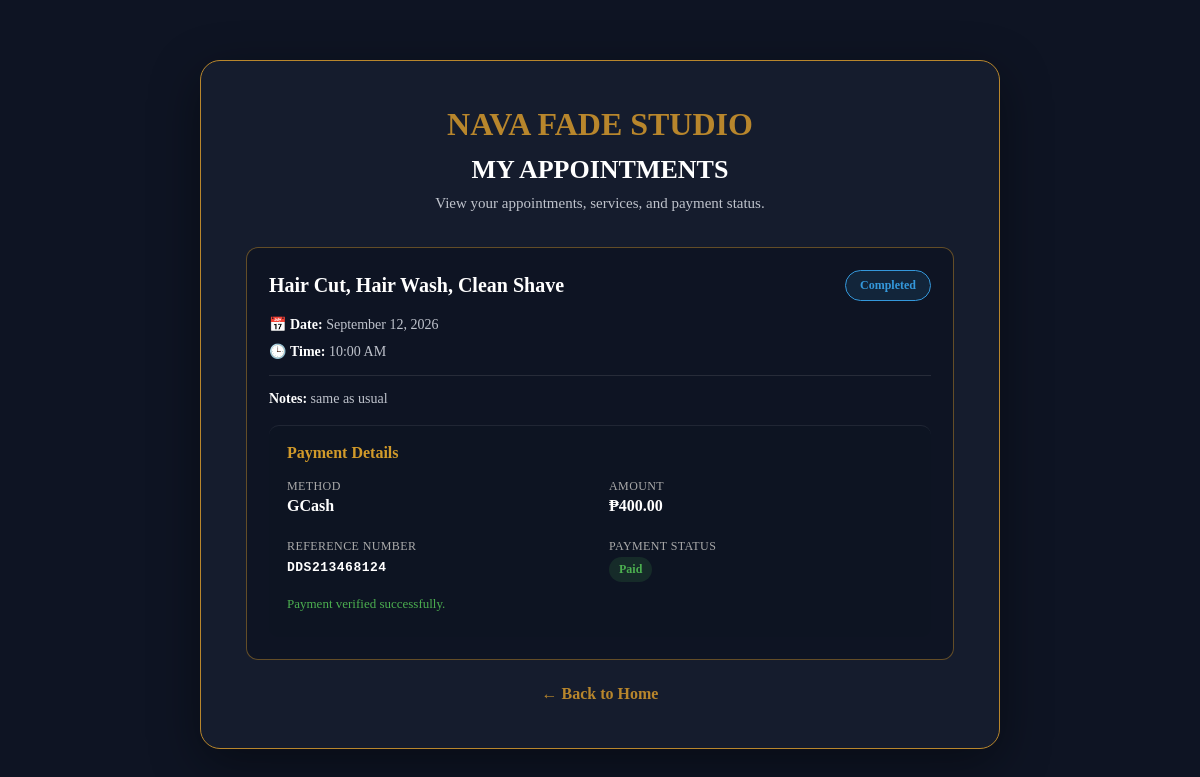
Screenshot of /appointments.php (signed in) with the database file from the repository.
### tables this page shows
CREATE TABLE `payments` (
  `id` int(11) NOT NULL,
  `customer_id` int(11) NOT NULL,
  `order_id` int(11) DEFAULT NULL,
  `appointment_id` int(11) DEFAULT NULL,
  `payment_method` enum('Cash','GCash') NOT NULL,
  `reference_number` varchar(100) DEFAULT NULL,
  `receipt_image` varchar(255) DEFAULT NULL,
  `amount` decimal(10,2) NOT NULL DEFAULT 0.00,
  `status` enum('Pending','Paid','Failed') NOT NULL DEFAULT 'Pending',
  `paid_at` datetime DEFAULT NULL,
  `created_at` timestamp NOT NULL DEFAULT current_timestamp()
);

CREATE TABLE `appointments` (
  `id` int(11) NOT NULL,
  `customer_id` int(11) NOT NULL,
  `service` varchar(255) NOT NULL,
  `appointment_date` date NOT NULL,
  `appointment_time` time NOT NULL,
  `notes` text DEFAULT NULL,
  `status` enum('Pending','Confirmed','Completed','Cancelled') NOT NULL DEFAULT 'Pending',
  `created_at` timestamp NOT NULL DEFAULT current_timestamp()
);

### appointments.php (the view, shortened to what this page needs)
<?php
$database = new Database();
$db = $database->connect();
$customer_id = $_SESSION["customer_id"];
try {
    $appointment_query = $db->prepare("
        SELECT
            a.id,
            a.service,
            a.appointment_date,
            a.appointment_time,
            a.notes,
            a.status,
            a.created_at,
            p.id AS payment_id,
            p.payment_method,
            p.reference_number,
            p.amount AS payment_amount,
            p.status AS payment_status,
            p.paid_at
        FROM appointments a
        LEFT JOIN payments p
            ON p.appointment_id = a.id
        WHERE a.customer_id = :customer_id
        ORDER BY
            a.appointment_date DESC,
            a.appointment_time DESC,
            a.id DESC
    ");
    $appointment_query->execute([
        ":customer_id" => $customer_id
    ]);
    $appointments =
        $appointment_query->fetchAll(PDO::FETCH_ASSOC);
} catch (PDOException $e) {
    $appointments = [];
    $error =
        "Unable to load your appointments.";
}
?>
<!DOCTYPE html>
<html lang="en">
<head>
    <link
        rel="stylesheet"
        href="assets/css/style.css"
    >
</head>
<body>
<section class="booking-page">
    <div class="booking-container appointments-container">
        <div class="booking-header">
            <h1>
                NAVA FADE STUDIO
            </h1>
            <h2>
                MY APPOINTMENTS
            </h2>
            <p>
                View your appointments, services, and payment status.
            </p>
        </div>
        <?php if (!empty($appointments)): ?>
            <div class="appointments-list">
                <?php foreach ($appointments as $appointment): ?>
                    <div class="appointment-card">
                        <div class="appointment-top">
                            <h3>
                                <?= htmlspecialchars(
                                    $appointment["service"]
                                ) ?>
                            </h3>
                            <span
                                class="
                                    appointment-status
                                    status-<?= strtolower(
                                        $appointment["status"]
                                    ) ?>
                                "
                            >
                                <?= htmlspecialchars(
                                    $appointment["status"]
                                ) ?>
                            </span>
                        </div>
                        <div class="appointment-details">
                            <p>
                                📅
                                <strong>Date:</strong>
                                <?= date(
                                    "F j, Y",
                                    strtotime(
                                        $appointment[
                                            "appointment_date"
                                        ]
                                    )
                                ) ?>
                            </p>
                            <p>
                                🕒
                                <strong>Time:</strong>
                                <?= date(
                                    "g:i A",
                                    strtotime(
                                        $appointment[
                                            "appointment_time"
                                        ]
                                    )
                                ) ?>
                            </p>
                            <?php if (
                                !empty(
                                    $appointment["notes"]
                                )
                            ): ?>
                                <p class="appointment-notes">
                                    <strong>
                                        Notes:
                                    </strong>
                                    <?= htmlspecialchars(
                                        $appointment["notes"]
                                    ) ?>
                                </p>
                            <?php endif; ?>
                        </div>
                        <div class="appointment-payment">
                            <h4>Payment Details</h4>
                            <?php if (!empty($appointment["payment_id"])): ?>
                                <?php
                                $paymentStatus = $appointment["payment_status"] ?? "Pending";
                                $paymentClass = "payment-pending";
                                if ($paymentStatus === "Paid") {
                                    $paymentClass = "payment-paid";
                                } elseif (
                                    $paymentStatus === "Cancelled" ||
                                    $paymentStatus === "Failed"
                                ) {
                                    $paymentClass = "payment-cancelled";
                                }
                                ?>
                                <div class="payment-grid">
                                    <p class="payment-item">
                                        <span class="payment-label">Method</span>
                                        <span class="payment-value">
                                            <?= htmlspecialchars($appointment["payment_method"]) ?>
                                        </span>
                                    </p>
                                    <p class="payment-item">
                                        <span class="payment-label">Amount</span>
                                        <span class="payment-value">
                                            ₱<?= number_format((float)$appointment["payment_amount"], 2) ?>
                                        </span>
                                    </p>
                                    <?php if ($appointment["payment_method"] === "GCash"): ?>
                                        <p class="payment-item">
                                            <span class="payment-label">Reference Number</span>
                                            <span class="payment-value reference-value">
                                                <?= !empty($appointment["reference_number"])
                                                    ? htmlspecialchars($appointment["reference_number"])
                                                    : "Not provided" ?>
                                            </span>
                                        </p>
                                    <?php endif; ?>
                                    <p class="payment-item">
                                        <span class="payment-label">Payment Status</span>
                                        <span class="payment-value">
                                            <span class="payment-status <?= $paymentClass ?>">
                                                <?= htmlspecialchars($paymentStatus) ?>
                                            </span>
                                        </span>
                                    </p>
                                </div>
                                <?php if ($paymentStatus === "Pending"): ?>
                                    <p class="pending-note">
                                        Your payment is waiting for admin verification.
                                    </p>
                                <?php elseif ($paymentStatus === "Paid"): ?>
                                    <p class="paid-note">
                                        Payment verified successfully.
                                    </p>
                                <?php elseif ($paymentStatus === "Cancelled"): ?>
                                    <p class="pending-note">
                                        This payment was cancelled.
                                    </p>
                                <?php elseif ($paymentStatus === "Failed"): ?>
                                    <p class="pending-note">
                                        This payment could not be verified.
                                    </p>
                                <?php endif; ?>
                            <?php else: ?>
                                <p class="pending-note">
                                    No payment record was found for this appointment.
                                </p>
                            <?php endif; ?>
                        </div>
                    </div>
                <?php endforeach; ?>
            </div>
        <?php endif; ?>
        <div class="booking-back">
            <a href="index.php">
                ← Back to Home
            </a>
        </div>
    </div>
</section>
</body>
</html>

### assets/css/style.css (style rules this page uses)
* { margin: 0; padding: 0; box-sizing: border-box; }
html { width: 100%; scroll-behavior: smooth; }
body { width: 100%; min-height: 100%; margin: 0; font-family: Bahnschrift, Myriad Pro; background: #ffffff; color: #ffffff; overflow-x: hidden; }
a { text-decoration: none; color: inherit; }
:root { --navy: #0e1423; --gold: #d9a82e; --light-gold: #e8bd55; --white: #ffffff; --black: #111111; --light-gray: #f5f5f5; --gray: #cccccc; --dark-gray: #555555; }
.booking-page { min-height: 100vh; display: flex; align-items: center; justify-content: center; padding: 60px 20px; background: #0e1423; }
.booking-container { width: 100%; max-width: 650px; background: #151c2d; padding: 45px; border-radius: 20px; border: 1px solid #b8862c; box-shadow: 0 15px 50px rgba(0, 0, 0, 0.4); }
.booking-header { text-align: center; margin-bottom: 35px; }
.booking-header h1 { color: #b8862c; font-size: 32px; margin-bottom: 12px; }
.booking-header h2 { color: #ffffff; font-size: 26px; margin-bottom: 10px; }
.booking-header p { color: #bfc3cc; font-size: 15px; }
.booking-back { text-align: center; margin-top: 25px; }
.booking-back a { color: #b8862c; text-decoration: none; font-weight: 600; }
.appointments-container { max-width: 800px; }
.appointments-list { display: flex; flex-direction: column; gap: 18px; }
.appointment-card { background: #0e1423; border: 1px solid rgba(184, 134, 44, 0.5); border-radius: 12px; padding: 22px; transition: 0.3s ease; }
.appointment-top { display: flex; justify-content: space-between; align-items: center; gap: 15px; margin-bottom: 15px; }
.appointment-top h3 { margin: 0; color: #ffffff; font-size: 20px; }
.appointment-status { padding: 7px 14px; border-radius: 20px; font-size: 12px; font-weight: 700; }
.status-completed { background: rgba(52, 152, 219, 0.15); color: #3498db; border: 1px solid #3498db; }
.appointment-details p { margin: 10px 0; color: #bfc3cc; font-size: 14px; }
.appointment-details strong { color: #ffffff; }
.appointment-notes { margin-top: 15px !important; padding-top: 15px; border-top: 1px solid rgba(255, 255, 255, 0.1); }
.status-completed { color: #3498db; background: rgba(52, 152, 219, 0.12); border: 1px solid #3498db; }

### appointments.php (style rules this page uses)
.appointment-payment { margin-top:18px; padding:18px; border-top:1px solid rgba(255,255,255,.08); background:rgba(14,20,35,.35); border-radius:10px; }
.appointment-payment h4 { color:#d19a2a; margin-bottom:10px; }
.appointment-payment p { margin:7px 0; }
.payment-status { display:inline-block; padding:5px 10px; border-radius:14px; font-size:12px; font-weight:bold; }
.payment-paid { background:rgba(76,175,80,.15); color:#4caf50; }
.paid-note { color:#4caf50; font-size:13px; }
.appointment-card { position: relative; }
.appointment-top h3 { max-width: 75%; line-height: 1.45; }
.payment-grid { display: grid; grid-template-columns: repeat(2, minmax(0, 1fr)); gap: 10px 18px; }
.payment-item { margin: 0; }
.payment-label { display: block; color: #aaa; font-size: 12px; margin-bottom: 3px; text-transform: uppercase; letter-spacing: .4px; }
.payment-value { color: #fff; font-weight: 600; word-break: break-word; }
.reference-value { font-family: monospace; letter-spacing: .5px; }

### rows the page displays
payments: appointment.service "Hair Cut, Hair Wash, Clean Shave", appointment.status "Completed", appointment.appointment_date "September 12, 2026", appointment.appointment_time "10:00 AM", appointment.notes "same as usual", payment_method "GCash", amount "400.00", reference_number "DDS213468124", status "Paid", shows "Payment verified successfully."
